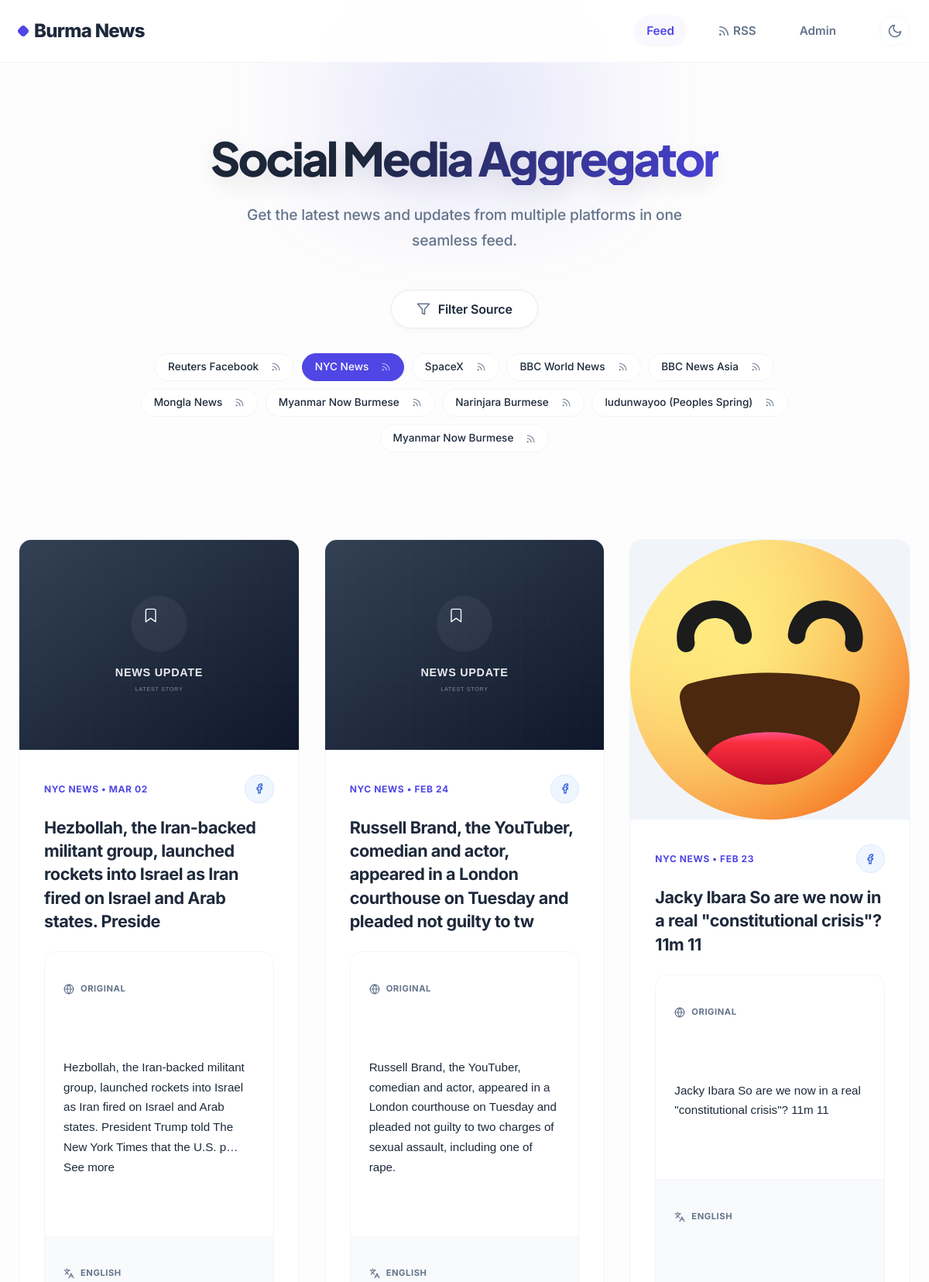
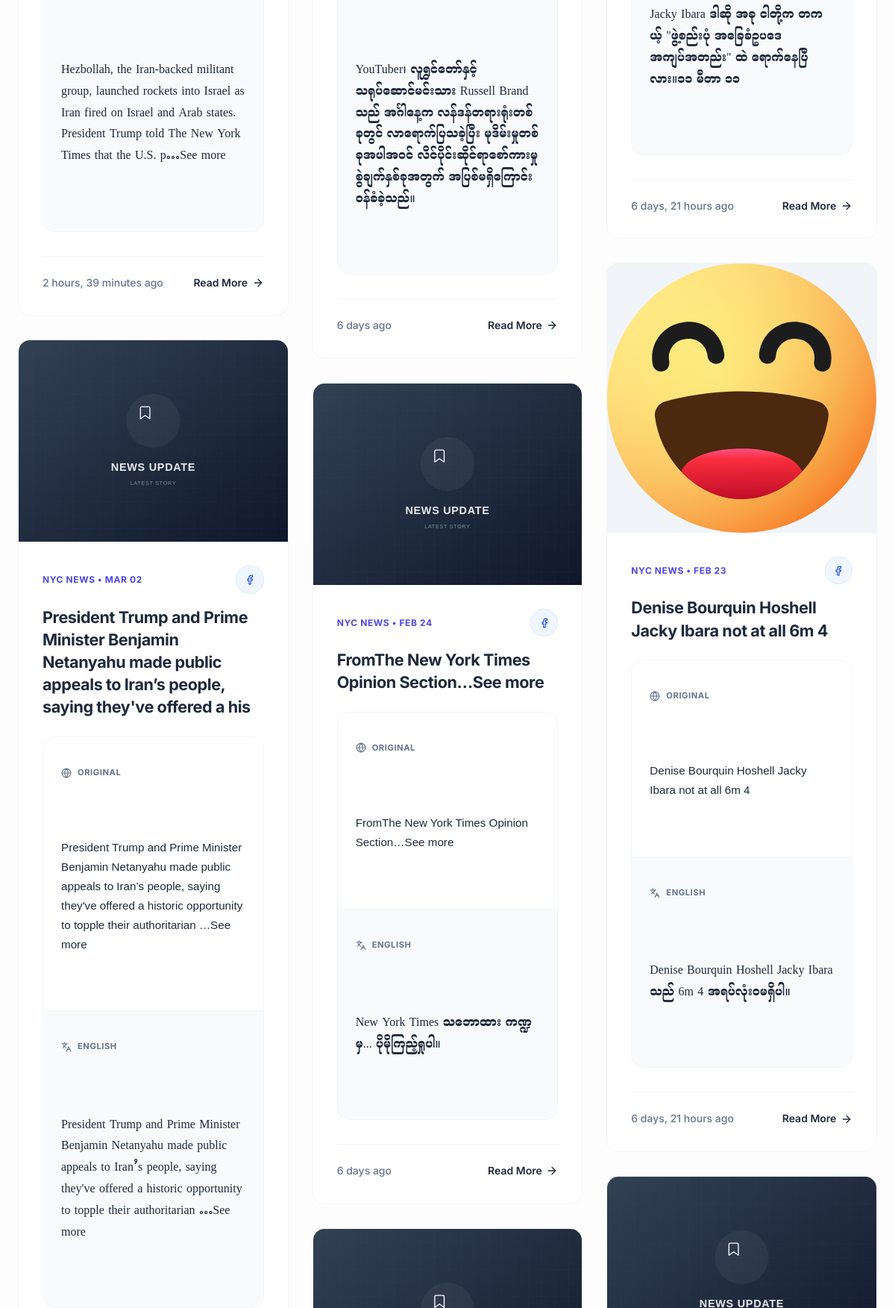
Screenshot of /?source=5 (upper part) with the database file from the repository (2 pictures, top to bottom).
### aggregator/models.py (models this page shows, shortened)
class Source(models.Model):
    SOURCE_TYPES = [
        ('RSS', 'RSS'),
        ('FACEBOOK', 'Facebook'),
        ('TWITTER', 'X'),
        ('TELEGRAM', 'Telegram'),
    ]
    name = models.CharField(max_length=200)
    url = models.URLField(help_text="URL of the specific feed or page source")
    source_type = models.CharField(max_length=20, choices=SOURCE_TYPES, default='RSS')
    is_active = models.BooleanField(default=True)
    icon_url = models.URLField(blank=True, null=True, help_text="Optional icon URL")

class Post(models.Model):
    source = models.ForeignKey(Source, on_delete=models.CASCADE, related_name='posts')
    title = models.CharField(max_length=500)
    original_content = models.TextField()
    translated_content = models.TextField(blank=True, null=True)
    url = models.URLField(unique=True)
    image_url = models.URLField(max_length=500, blank=True, null=True)
    published_date = models.DateTimeField()
    created_at = models.DateTimeField(auto_now_add=True)
    @property
    def display_image_url(self):
        if self.image_url:
            return self.image_url
        import re
        img_match = re.search(r'<img [^>]*src="([^"]+)"', self.original_content)
        if img_match:
            return img_match.group(1)
        from django.templatetags.static import static
        if self.source.source_type == 'FACEBOOK':
            return '/static/aggregator/images/placeholder_social.svg'
        elif self.source.source_type == 'TWITTER':
            return '/static/aggregator/images/placeholder_twitter.svg'
        elif self.source.source_type == 'TELEGRAM':
            return '/static/aggregator/images/placeholder_telegram.svg'
        else:
            return '/static/aggregator/images/placeholder_news.svg'
    class Meta:
        ordering = ['-published_date']

### aggregator/views.py (the view)
# urls.py: path('', views.index, name='index'),
def index(request):
    source_id = request.GET.get('source')
    source_type = request.GET.get('type')
    posts_list = Post.objects.all()
    if source_id:
        posts_list = posts_list.filter(source__id=source_id)
    if source_type:
        posts_list = posts_list.filter(source__source_type=source_type)
    paginator = Paginator(posts_list, 20) # Show 20 contacts per page.
    page_number = request.GET.get('page')
    page_obj = paginator.get_page(page_number)
    custom_range = paginator.get_elided_page_range(page_obj.number, on_each_side=2, on_ends=1)
    sources = Source.objects.filter(is_active=True)
    return render(request, 'aggregator/index.html', {
        'page_obj': page_obj,
        'custom_range': custom_range,
        'sources': sources,
        'current_source_type': source_type
    })

### aggregator/templates/aggregator/index.html (shortened to what this page needs)
{% extends 'aggregator/base.html' %}
{% block content %}
<div class="feed-header-wrapper">
    <div class="feed-header-bg-glow"></div>
    <h1 class="feed-title">Social Media Aggregator</h1>
    <p class="feed-subtitle">Get the latest news and updates from multiple platforms in one seamless feed.</p>
    <div class="premium-filter-container">
        <button class="premium-btn" onclick="document.getElementById('filterDropdown').classList.toggle('show')">
            <svg xmlns="http://www.w3.org/2000/svg" width="18" height="18" viewBox="0 0 24 24" fill="none"
                stroke="currentColor" stroke-width="2" stroke-linecap="round" stroke-linejoin="round">
                <polygon points="22 3 2 3 10 12.46 10 19 14 21 14 12.46 22 3" />
            </svg>
            <span>Filter Source</span>
        </button>
    </div>
    <div class="source-tags-container">
        {% for source in sources %}
        <div class="source-tag {% if request.GET.source|add:'0' == source.id %}active{% endif %}">
            <a href="?source={{ source.id }}" class="source-tag-name">
                {{ source.name }}
            </a>
            <button class="source-tag-rss"
                onclick="copySourceRss('{{ request.scheme }}://{{ request.get_host }}/feed/rss?source={{ source.id }}&format=xml', this)"
                title="Copy RSS" aria-label="Copy RSS">
                <svg xmlns="http://www.w3.org/2000/svg" width="13" height="13" viewBox="0 0 24 24" fill="none"
                    stroke="currentColor" stroke-width="2" stroke-linecap="round" stroke-linejoin="round">
                    <path d="M4 11a9 9 0 0 1 9 9" />
                    <path d="M4 4a16 16 0 0 1 16 16" />
                    <circle cx="5" cy="19" r="1" />
                </svg>
            </button>
        </div>
        {% endfor %}
    </div>
</div>
<div class="feed-grid">
    {% for post in page_obj %}
    <article class="news-card">
        <div class="card-image-container">
            <img src="{{ post.display_image_url }}" alt="" class="card-image" loading="lazy"
                onerror="this.onerror=null; this.src='/static/aggregator/images/placeholder_news.svg';">
        </div>
        <div class="card-content">
            <div class="source-badge">
                <div class="source-info">
                    <span class="source-text">{{ post.source.name }} • {{ post.published_date|date:"M d" }}</span>
                </div>
                <span class="source-type-tag {{ post.source.source_type|lower }}"
                    title="{{ post.source.get_source_type_display }}">
                    {% if post.source.source_type == 'RSS' %}
                    <svg xmlns="http://www.w3.org/2000/svg" width="14" height="14" viewBox="0 0 24 24" fill="none"
                        stroke="currentColor" stroke-width="2" stroke-linecap="round" stroke-linejoin="round">
                        <path d="M4 11a9 9 0 0 1 9 9" />
                        <path d="M4 4a16 16 0 0 1 16 16" />
                        <circle cx="5" cy="19" r="1" />
                    </svg>
                    {% elif post.source.source_type == 'FACEBOOK' %}
                    <svg xmlns="http://www.w3.org/2000/svg" width="14" height="14" viewBox="0 0 24 24" fill="none"
                        stroke="currentColor" stroke-width="2" stroke-linecap="round" stroke-linejoin="round">
                        <path d="M18 2h-3a5 5 0 0 0-5 5v3H7v4h3v8h4v-8h3l1-4h-4V7a1 1 0 0 1 1-1h3z" />
                    </svg>
                    {% else %}
                    {{ post.source.get_source_type_display }}
                    {% endif %}
                </span>
            </div>
            <h2 class="card-title">
                <a href="{{ post.url }}" target="_blank">
                    {{ post.title }}
                </a>
            </h2>
            <div class="card-excerpt">
                <div class="content-stack">
                    <div class="content-block original">
                        <h4>
                            Original
                        </h4>
                        <div class="content-text" style="font-family: 'Namkhone', 'Pyidaungsu', sans-serif;">
                            {{ post.original_content|linebreaks }}
                        </div>
                    </div>
                    {% if post.translated_content %}
                    <div class="content-block translated">
                        <h4>
                            English
                        </h4>
                        <div class="content-text">
                            {{ post.translated_content|linebreaks }}
                        </div>
                    </div>
                    {% endif %}
                </div>
            </div>
            <div class="card-footer">
                <span>{{ post.published_date|timesince }} ago</span>
                <a href="{{ post.url }}" target="_blank" class="read-more">
                    Read More
                    <svg xmlns="http://www.w3.org/2000/svg" width="16" height="16" viewBox="0 0 24 24" fill="none"
                        stroke="currentColor" stroke-width="2" stroke-linecap="round" stroke-linejoin="round">
                        <path d="M5 12h14" />
                        <path d="m12 5 7 7-7 7" />
                    </svg>
                </a>
            </div>
        </div>
    </article>
    {% endfor %}
</div>
{% endblock %}

### aggregator/static/aggregator/styles.css (style rules this page uses)
:root { --primary: #4f46e5; --primary-hover: #4338ca; --background: #fdfdfd; --surface: #ffffff; --text-main: #1e293b; --text-secondary: #64748b; --border: #f1f5f9; --border-hover: #e2e8f0; --shadow-sm: 0 1px 3px 0 rgb(0 0 0 / 0.02), 0 1px 2px -1px rgb(0 0 0 / 0.02); --shadow-md: 0 10px 15px -3px rgb(0 0 0 / 0.03), 0 4px 6px -4px rgb(0 0 0 / 0.03); --shadow-lg: 0 20px 25px -5px rgb(0 0 0 / 0.05), 0 8px 10px -6px rgb(0 0 0 / 0.01); --radius: 1rem; --font-sans: 'Inter', system-ui, -apple-system, sans-serif; --font-serif: 'Noto Serif Myanmar', serif; }
body { font-family: var(--font-sans); background-color: var(--background); color: var(--text-main); line-height: 1.6; margin: 0; min-height: 100vh; }
.feed-title { font-size: 3rem; font-weight: 800; color: var(--text-main); margin-bottom: 1.5rem; letter-spacing: -0.04em; line-height: 1.1; }
.feed-grid { column-count: 3; column-gap: 2rem; padding-bottom: 6rem; }
.news-card { background: var(--surface); border-radius: var(--radius); border: 1px solid var(--border); overflow: hidden; transition: all 0.4s cubic-bezier(0.25, 1, 0.5, 1); display: flex; flex-direction: column; break-inside: avoid; margin-bottom: 2rem; height: auto; }
.card-image { width: 100%; height: auto; display: block; background: #f1f5f9; }
.card-content { padding: 2rem; flex: 1; display: flex; flex-direction: column; }
.source-badge { display: flex; justify-content: space-between; align-items: center; width: 100%; font-size: 0.75rem; font-weight: 700; color: var(--primary); margin-bottom: 1rem; text-transform: uppercase; letter-spacing: 0.05em; }
.source-info { display: flex; align-items: center; gap: 0.5rem; min-width: 0; flex: 1; }
.source-text { white-space: nowrap; overflow: hidden; text-overflow: ellipsis; min-width: 0; }
.source-type-tag { font-size: 0.65rem; padding: 0.35rem; border-radius: 50%; font-weight: 700; letter-spacing: 0.02em; border: 1px solid transparent; transition: all 0.2s cubic-bezier(0.4, 0, 0.2, 1); cursor: default; flex-shrink: 0; margin-left: 0.5rem; display: inline-flex; align-items: center; justify-content: center; min-width: 24px; height: 24px; }
.source-type-tag.facebook { background-color: #eff6ff; color: #1d4ed8; border-color: #dbeafe; }
.card-title { font-size: 1.35rem; font-weight: 700; color: var(--text-main); margin: 0 0 1.5rem; line-height: 1.4; letter-spacing: -0.02em; }
.card-title a { color: inherit; text-decoration: none; transition: color 0.2s; }
.content-stack { border: 1px solid var(--border) !important; }
.content-block.translated .content-text { font-family: var(--font-serif) !important; font-size: 1rem !important; line-height: 1.8 !important; }
.card-excerpt { margin-bottom: 2rem; flex: 1; overflow: visible; }
.card-footer { display: flex; justify-content: space-between; align-items: center; border-top: 1px solid var(--border); padding-top: 1.5rem; margin-top: auto; font-size: 0.875rem; color: var(--text-secondary); font-weight: 500; }
.read-more { color: var(--text-main); font-weight: 600; text-decoration: none; display: inline-flex; align-items: center; gap: 0.35rem; transition: all 0.2s; }

### rows the page displays
Source: name "Reuters Facebook"
Source: name "NYC News"
Source: name "SpaceX"
Source: name "BBC World News"
Source: name "BBC News Asia"
Source: name "Mongla News"
Source: name "Myanmar Now Burmese"
Source: name "Narinjara Burmese"
Source: name "ludunwayoo (Peoples Spring)"
Source: name "Myanmar Now Burmese"
Post: source.name "NYC NEWS", published_date "MAR 02", title "Hezbollah, the Iran-backed militant group, launched rockets into Israel as Iran fired on Israel and Arab states. Preside", original_content "Hezbollah, the Iran-backed militant group, launched rockets into Israel as Iran fired on Israel and Arab states. President Trump told The New York Times that the U.S. p…See more", translated_content "Hezbollah, the Iran-backed militant group, launched rockets into Israel as Iran fired on Israel and Arab states. President Trump told The New York Times that the U.S. p…See more", published_date "2 hours, 39 minutes"
Post: source.name "NYC NEWS", published_date "MAR 02", title "President Trump and Prime Minister Benjamin Netanyahu made public appeals to Iran’s people, saying they've offered a his", original_content "President Trump and Prime Minister Benjamin Netanyahu made public appeals to Iran’s people, saying they've offered a historic opportunity to topple their authoritarian …See more", translated_content "President Trump and Prime Minister Benjamin Netanyahu made public appeals to Iran’s people, saying they've offered a historic opportunity to topple their authoritarian …See more"
Post: source.name "NYC NEWS", published_date "FEB 24", title "Russell Brand, the YouTuber, comedian and actor, appeared in a London courthouse on Tuesday and pleaded not guilty to tw", original_content "Russell Brand, the YouTuber, comedian and actor, appeared in a London courthouse on Tuesday and pleaded not guilty to two charges of sexual assault, including one of rape.", translated_content "YouTuber၊ လူရွှင်တော်နှင့် သရုပ်ဆောင်မင်းသား Russell Brand သည် အင်္ဂါနေ့က လန်ဒန်တရားရုံးတစ်ခုတွင် လာရောက်ပြသခဲ့ပြီး မုဒိမ်းမှုတစ်ခုအပါအဝင် လိင်ပိုင်းဆိုင်ရာစော်ကားမှု စွဲချက်နှစ်ခုအတွက် အပြစ်မရှိကြောင်း ဝန်ခံခဲ့သည်။", published_date "6 days"
Post: source.name "NYC NEWS", published_date "FEB 24", title "FromThe New York Times Opinion Section…See more", original_content "FromThe New York Times Opinion Section…See more", translated_content "New York Times သဘောထား ကဏ္ဍမှ... ပိုမိုကြည့်ရှုပါ။", published_date "6 days"
Post: source.name "NYC NEWS", published_date "FEB 23", title "Jacky Ibara So are we now in a real \"constitutional crisis\"? 11m 11", original_content "Jacky Ibara So are we now in a real \"constitutional crisis\"? 11m 11", translated_content "Jacky Ibara ဒါဆို အခု ငါတို့က တကယ့် \"ဖွဲ့စည်းပုံ အခြေခံဥပဒေ အကျပ်အတည်း\" ထဲ ရောက်နေပြီလား။၁၁ မီတာ ၁၁", published_date "6 days, 21 hours"
Post: source.name "NYC NEWS", published_date "FEB 23", title "Denise Bourquin Hoshell Jacky Ibara not at all 6m 4", original_content "Denise Bourquin Hoshell Jacky Ibara not at all 6m 4", translated_content "Denise Bourquin Hoshell Jacky Ibara သည် 6m 4 အရပ်လုံးဝမရှိပါ။", published_date "6 days, 21 hours"
